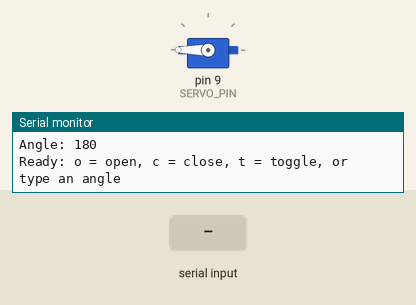
This sketch was run on a simulated Arduino Uno, built with avr-gcc and run on an emulated ATmega328P. Shown: servo, the last lines printed to the serial monitor. The inputs (shaded band) are chosen by the test bench.

Above: at 1.7 s.
1.8 s: "c\n" received over Serial
At 2.9 s:
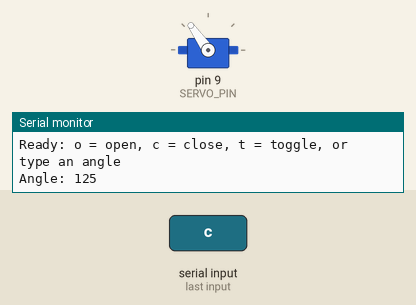
3.3 s: "90,45\n" received over Serial
At 4.2 s:
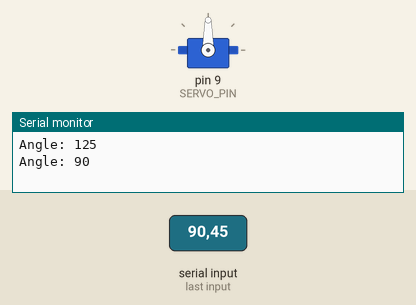
4.8 s: "30,150\n" received over Serial
At 5.4 s:
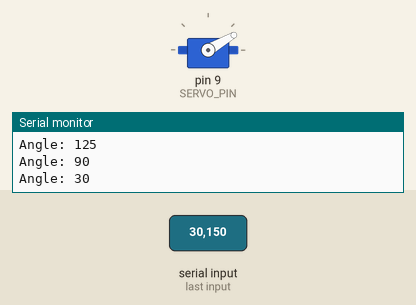
6.3 s: "0\n" received over Serial
At 7.5 s:
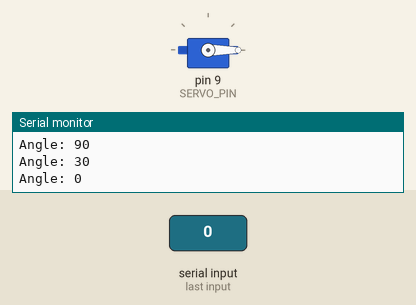
7.8 s: "o\n" received over Serial
At 8.7 s:
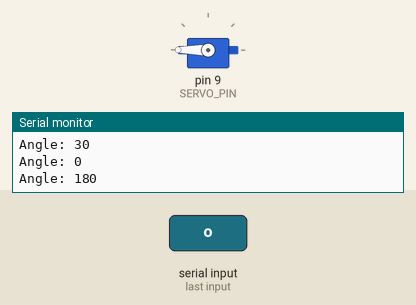
9.3 s: "t\n" received over Serial
At 9.8 s:
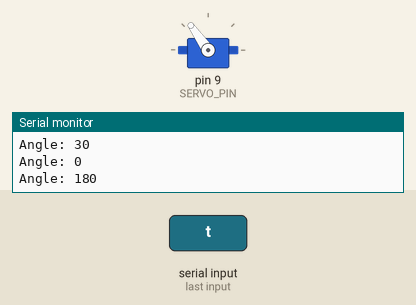
Timing chart, 0 to 11.8 s (numbered marks = the images above; inputs shaded):
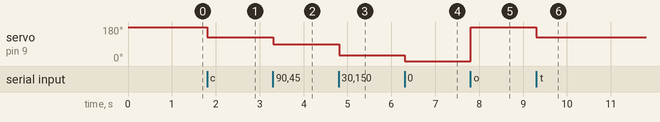

The sketch:

GripTest.ino
```cpp
// NeuroGrip quick test sketch for Arduino UNO Q + SG90 (servo signal on D9)
// Serial Monitor at 9600 baud. Type o (open), c (close), t (toggle),
// or a number 0-180 for a raw angle, then press Enter.
// Anti-jitter: the servo is only driven while it moves, then detached,
// so it sits silent when idle.

#include <Servo.h>

const int SERVO_PIN    = 9;
const int OPEN_ANGLE   = 180;
const int CLOSED_ANGLE = 125;
const int SETTLE_MS    = 500;   // time to reach the target before detaching
const bool HOLD_WHEN_CLOSED = false;  // set true if the closed grip slips

Servo grip;
bool isClosed = false;

void moveTo(int deg) {
  deg = constrain(deg, 0, 180);
  grip.attach(SERVO_PIN);
  grip.write(deg);
  delay(SETTLE_MS);
  bool hold = HOLD_WHEN_CLOSED && deg == CLOSED_ANGLE;
  if (!hold) grip.detach();     // no pulses = no idle jitter
  Serial.print("Angle: ");
  Serial.println(deg);
}

void setup() {
  Serial.begin(9600);
  grip.write(OPEN_ANGLE);       // set the first pulse before attaching
  moveTo(OPEN_ANGLE);
  Serial.println("Ready: o = open, c = close, t = toggle, or type an angle");
}

void loop() {
  if (!Serial.available()) return;
  String cmd = Serial.readStringUntil('\n');
  cmd.trim();
  if (cmd.length() == 0) return;

  if (cmd == "o") { moveTo(OPEN_ANGLE); isClosed = false; }
  else if (cmd == "c") { moveTo(CLOSED_ANGLE); isClosed = true; }
  else if (cmd == "t") {
    isClosed = !isClosed;
    moveTo(isClosed ? CLOSED_ANGLE : OPEN_ANGLE);
  }
  else if (isDigit(cmd.charAt(0))) moveTo(cmd.toInt());
  else Serial.println("Unknown command. Use o, c, t or an angle 0-180.");
}
```

Measured:
- after the input at 1.8 s, servo on pin 9 (SERVO_PIN): 180° → 125° at once
- after the input at 3.3 s, servo on pin 9 (SERVO_PIN): 125° → 90° at once
- after the input at 4.8 s, servo on pin 9 (SERVO_PIN): 90° → 30° at once
- after the input at 6.3 s, servo on pin 9 (SERVO_PIN): 30° → 0° at once
- after the input at 7.8 s, servo on pin 9 (SERVO_PIN): 0° → 180° at once
- after the input at 9.3 s, servo on pin 9 (SERVO_PIN): 180° → 125° at once
